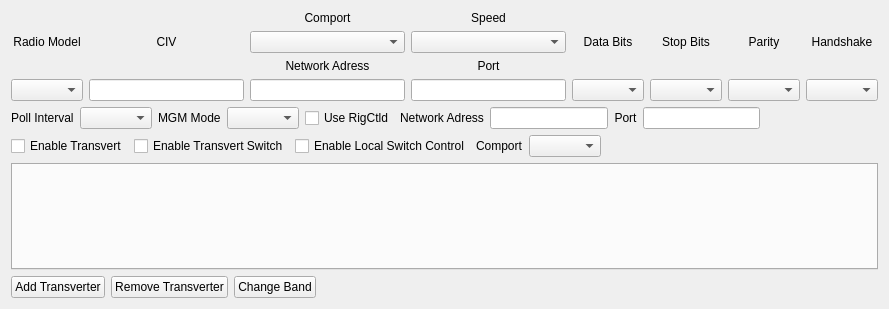
<?xml version="1.0" encoding="UTF-8"?>
<ui version="4.0">
 <class>rigSetupForm</class>
 <widget class="QWidget" name="rigSetupForm">
  <property name="geometry">
   <rect>
    <x>0</x>
    <y>0</y>
    <width>889</width>
    <height>309</height>
   </rect>
  </property>
  <property name="windowTitle">
   <string>Form</string>
  </property>
  <layout class="QVBoxLayout" name="verticalLayout_3">
   <item>
    <layout class="QHBoxLayout" name="horizontalLayout_12">
     <item>
      <layout class="QVBoxLayout" name="verticalLayout_18">
       <item>
        <widget class="QLabel" name="label_19">
         <property name="text">
          <string>Radio Model</string>
         </property>
         <property name="alignment">
          <set>Qt::AlignCenter</set>
         </property>
        </widget>
       </item>
       <item>
        <widget class="QComboBox" name="radioModelBox"/>
       </item>
      </layout>
     </item>
     <item>
      <layout class="QVBoxLayout" name="verticalLayout_19">
       <item>
        <widget class="QLabel" name="CIVLabel">
         <property name="text">
          <string>CIV</string>
         </property>
         <property name="alignment">
          <set>Qt::AlignCenter</set>
         </property>
        </widget>
       </item>
       <item>
        <widget class="QLineEdit" name="CIVlineEdit">
         <property name="clearButtonEnabled">
          <bool>true</bool>
         </property>
        </widget>
       </item>
      </layout>
     </item>
     <item>
      <layout class="QVBoxLayout" name="verticalLayout_20">
       <item>
        <widget class="QLabel" name="comportLbl">
         <property name="text">
          <string>Comport</string>
         </property>
         <property name="alignment">
          <set>Qt::AlignCenter</set>
         </property>
        </widget>
       </item>
       <item>
        <widget class="QComboBox" name="comPortBox"/>
       </item>
       <item>
        <layout class="QVBoxLayout" name="verticalLayout_15">
         <item>
          <widget class="QLabel" name="networkAddLbl1">
           <property name="text">
            <string>Network Adress</string>
           </property>
           <property name="alignment">
            <set>Qt::AlignCenter</set>
           </property>
          </widget>
         </item>
         <item>
          <widget class="QLineEdit" name="networkAddBox">
           <property name="maxLength">
            <number>15</number>
           </property>
           <property name="clearButtonEnabled">
            <bool>true</bool>
           </property>
          </widget>
         </item>
        </layout>
       </item>
      </layout>
     </item>
     <item>
      <layout class="QVBoxLayout" name="verticalLayout_21">
       <item>
        <widget class="QLabel" name="speedLbl">
         <property name="text">
          <string>Speed</string>
         </property>
         <property name="alignment">
          <set>Qt::AlignCenter</set>
         </property>
        </widget>
       </item>
       <item>
        <widget class="QComboBox" name="comSpeedBox"/>
       </item>
       <item>
        <layout class="QVBoxLayout" name="verticalLayout">
         <item>
          <widget class="QLabel" name="netPortLbl">
           <property name="text">
            <string>Port</string>
           </property>
           <property name="alignment">
            <set>Qt::AlignCenter</set>
           </property>
          </widget>
         </item>
         <item>
          <widget class="QLineEdit" name="netPortBox">
           <property name="inputMask">
            <string/>
           </property>
           <property name="maxLength">
            <number>32767</number>
           </property>
           <property name="clearButtonEnabled">
            <bool>true</bool>
           </property>
          </widget>
         </item>
        </layout>
       </item>
      </layout>
     </item>
     <item>
      <layout class="QVBoxLayout" name="verticalLayout_22">
       <item>
        <widget class="QLabel" name="dataLbll">
         <property name="text">
          <string>Data Bits</string>
         </property>
         <property name="alignment">
          <set>Qt::AlignCenter</set>
         </property>
        </widget>
       </item>
       <item>
        <widget class="QComboBox" name="comDataBitsBox"/>
       </item>
      </layout>
     </item>
     <item>
      <layout class="QVBoxLayout" name="verticalLayout_23">
       <item>
        <widget class="QLabel" name="stopLbl">
         <property name="text">
          <string>Stop Bits</string>
         </property>
         <property name="alignment">
          <set>Qt::AlignCenter</set>
         </property>
        </widget>
       </item>
       <item>
        <widget class="QComboBox" name="comStopBitsBox"/>
       </item>
      </layout>
     </item>
     <item>
      <layout class="QVBoxLayout" name="verticalLayout_24">
       <item>
        <widget class="QLabel" name="parityLbl">
         <property name="text">
          <string>Parity</string>
         </property>
         <property name="alignment">
          <set>Qt::AlignCenter</set>
         </property>
        </widget>
       </item>
       <item>
        <widget class="QComboBox" name="comParityBox"/>
       </item>
      </layout>
     </item>
     <item>
      <layout class="QVBoxLayout" name="verticalLayout_25">
       <item>
        <widget class="QLabel" name="handshakeLbl">
         <property name="text">
          <string>Handshake</string>
         </property>
         <property name="alignment">
          <set>Qt::AlignCenter</set>
         </property>
        </widget>
       </item>
       <item>
        <widget class="QComboBox" name="comHandShakeBox"/>
       </item>
      </layout>
     </item>
     <item>
      <layout class="QVBoxLayout" name="verticalLayout_60"/>
     </item>
    </layout>
   </item>
   <item>
    <layout class="QHBoxLayout" name="horizontalLayout_14">
     <item>
      <widget class="QLabel" name="pollIntervalLbl">
       <property name="text">
        <string>Poll Interval</string>
       </property>
      </widget>
     </item>
     <item>
      <widget class="QComboBox" name="pollInterval"/>
     </item>
     <item>
      <widget class="QLabel" name="label">
       <property name="text">
        <string>MGM Mode</string>
       </property>
      </widget>
     </item>
     <item>
      <widget class="QComboBox" name="mgmBox"/>
     </item>
     <item>
      <widget class="QCheckBox" name="useRigCtldChkBox">
       <property name="text">
        <string>Use RigCtld</string>
       </property>
      </widget>
     </item>
     <item>
      <widget class="QLabel" name="rigCtldNetworkAddLbl">
       <property name="text">
        <string>Network Adress</string>
       </property>
       <property name="alignment">
        <set>Qt::AlignCenter</set>
       </property>
      </widget>
     </item>
     <item>
      <widget class="QLineEdit" name="rigCtldNetworkAddBox">
       <property name="maxLength">
        <number>15</number>
       </property>
       <property name="clearButtonEnabled">
        <bool>true</bool>
       </property>
      </widget>
     </item>
     <item>
      <widget class="QLabel" name="rigCtldNetPortLbl">
       <property name="text">
        <string>Port</string>
       </property>
       <property name="alignment">
        <set>Qt::AlignCenter</set>
       </property>
      </widget>
     </item>
     <item>
      <widget class="QLineEdit" name="rigCtldNetPortBox">
       <property name="inputMask">
        <string/>
       </property>
       <property name="maxLength">
        <number>32767</number>
       </property>
       <property name="clearButtonEnabled">
        <bool>true</bool>
       </property>
      </widget>
     </item>
     <item>
      <spacer name="horizontalSpacer_7">
       <property name="orientation">
        <enum>Qt::Horizontal</enum>
       </property>
       <property name="sizeHint" stdset="0">
        <size>
         <width>40</width>
         <height>20</height>
        </size>
       </property>
      </spacer>
     </item>
    </layout>
   </item>
   <item>
    <layout class="QHBoxLayout" name="horizontalLayout_2">
     <item>
      <widget class="QCheckBox" name="enableTransVert">
       <property name="text">
        <string>Enable Transvert</string>
       </property>
      </widget>
     </item>
     <item>
      <widget class="QCheckBox" name="enableTransVertSw">
       <property name="text">
        <string>Enable Transvert Switch</string>
       </property>
      </widget>
     </item>
     <item>
      <widget class="QCheckBox" name="locTvConChk">
       <property name="text">
        <string>Enable Local Switch Control</string>
       </property>
      </widget>
     </item>
     <item>
      <widget class="QLabel" name="locComportSwLbl">
       <property name="text">
        <string>Comport</string>
       </property>
      </widget>
     </item>
     <item>
      <widget class="QComboBox" name="locTVComPortSel"/>
     </item>
     <item>
      <spacer name="horizontalSpacer_2">
       <property name="orientation">
        <enum>Qt::Horizontal</enum>
       </property>
       <property name="sizeHint" stdset="0">
        <size>
         <width>40</width>
         <height>20</height>
        </size>
       </property>
      </spacer>
     </item>
    </layout>
   </item>
   <item>
    <layout class="QVBoxLayout" name="verticalLayout_2">
     <item>
      <widget class="QLogTabWidget" name="transVertTab">
       <property name="currentIndex">
        <number>-1</number>
       </property>
      </widget>
     </item>
     <item>
      <layout class="QHBoxLayout" name="horizontalLayout">
       <item>
        <widget class="QPushButton" name="addTransvert">
         <property name="text">
          <string>Add Transverter</string>
         </property>
        </widget>
       </item>
       <item>
        <widget class="QPushButton" name="removeTransvert">
         <property name="text">
          <string>Remove Transverter</string>
         </property>
        </widget>
       </item>
       <item>
        <widget class="QPushButton" name="changeBand">
         <property name="text">
          <string>Change Band</string>
         </property>
        </widget>
       </item>
       <item>
        <spacer name="horizontalSpacer">
         <property name="orientation">
          <enum>Qt::Horizontal</enum>
         </property>
         <property name="sizeHint" stdset="0">
          <size>
           <width>40</width>
           <height>20</height>
          </size>
         </property>
        </spacer>
       </item>
      </layout>
     </item>
    </layout>
   </item>
  </layout>
 </widget>
 <customwidgets>
  <customwidget>
   <class>QLogTabWidget</class>
   <extends>QTabWidget</extends>
   <header>qlogtabwidget.h</header>
   <container>1</container>
  </customwidget>
 </customwidgets>
 <resources/>
 <connections/>
</ui>
